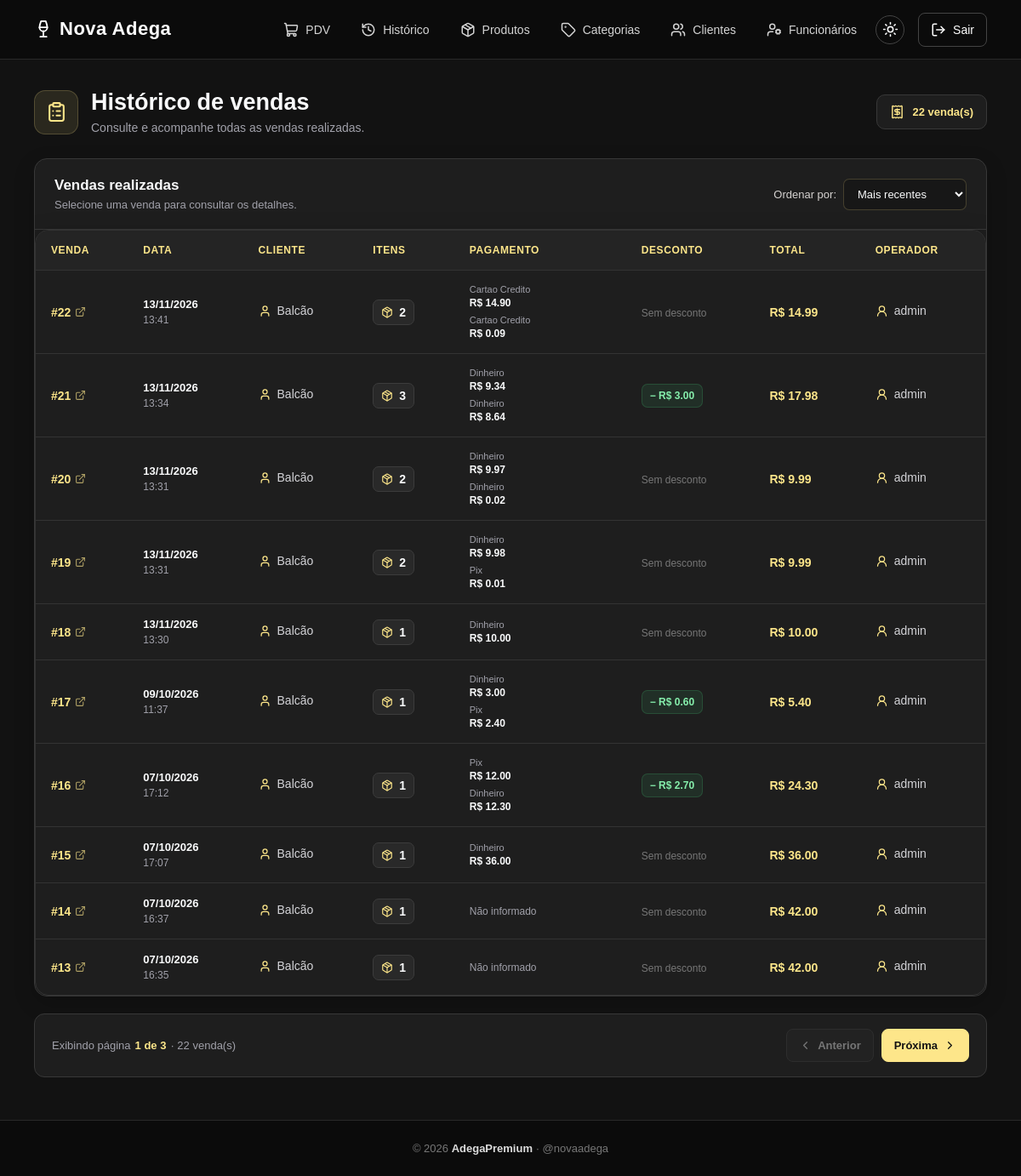
Before: /pdv/historico (signed in) with the older database file.
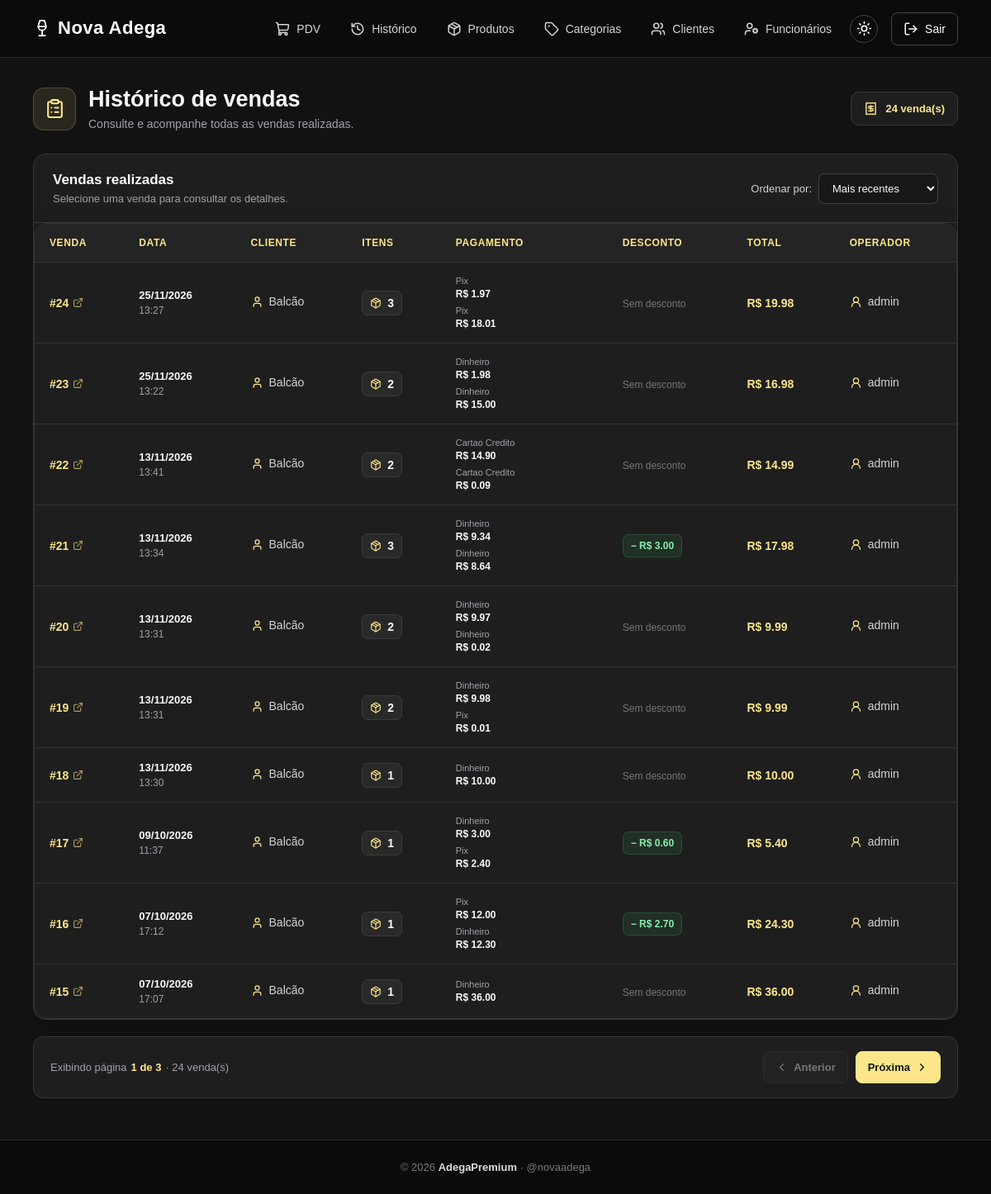
After: the same page with the newer database file.
### app/models/venda.py (models this page shows, shortened)
class Venda(Base):
    __tablename__ = "vendas"
    id = Column(Integer, primary_key=True, index=True)
    cliente_id = Column(
        Integer,
        ForeignKey("clientes.id", ondelete="SET NULL"),
        nullable=True
    )
    usuario_id = Column(
        Integer,
        ForeignKey("usuarios.id", ondelete="SET NULL"),
        nullable=True
    )
    total_bruto = Column(
        Float,
        nullable=False,
        default=0.0
    )
    total_liquido = Column(
        Float,
        nullable=False,
        default=0.0
    )
    desconto = Column(
        Float,
        nullable=False,
        default=0.0
    )
    tipo_desconto = Column(
        String(20),
        nullable=True
    )
    forma_pagamento_1 = Column(
        String(50),
        nullable=True
    )
    valor_pagamento_1 = Column(
        Float,
        nullable=False,
        default=0.0
    )
    forma_pagamento_2 = Column(
        String(50),
        nullable=True
    )
    valor_pagamento_2 = Column(
        Float,
        nullable=False,
        default=0.0
    )
    observacao = Column(
        String(255),
        nullable=True
    )
    criado_em = Column(
        DateTime,
        server_default=func.now()
    )
    cliente = relationship(
        "Cliente",
        back_populates="vendas"
    )
    usuario = relationship(
        "Usuario",
        backref="vendas"
    )
    itens = relationship(
        "ItemVenda",
        back_populates="venda",
        cascade="all, delete-orphan"
    )

### app/models/usuarios.py (models this page shows)
class Usuario(Base):
    __tablename__ = "usuarios"
    id = Column(Integer, primary_key=True, autoincrement=True)
    nome = Column(String(100), nullable=False)
    email = Column(String(150), unique=True, nullable=False)
    senha_hash = Column(String(255), nullable=False)
    role = Column(String(20), nullable=False, default="operador")
    ativo = Column(Boolean, default=True)
    criando_em = Column(DateTime, server_default=func.now())

### app/controllers/pdv_controller.py (the view)
@router.get("/historico")
def historico_vendas(
    request: Request,
    pagina: int = 1,
    ordenar: str = "recentes",
    db: Session = Depends(get_db),
    usuario=Depends(get_usuario_logado)
):
    por_pagina = 10
    pagina = max(1, pagina)
    ordenacoes = {
        "recentes": Venda.criado_em.desc(),
        "antigas": Venda.criado_em.asc(),
        "maior_valor": Venda.total_liquido.desc(),
        "menor_valor": Venda.total_liquido.asc(),
        "cliente_az": Cliente.nome.asc(),
        "cliente_za": Cliente.nome.desc(),
    }
    if ordenar not in ordenacoes:
        ordenar = "recentes"
    total_vendas = db.query(Venda).count()
    total_paginas = max(
        1,
        ceil(total_vendas / por_pagina)
    )
    pagina = min(pagina, total_paginas)
    consulta = db.query(Venda)
    if ordenar in ("cliente_az", "cliente_za"):
        consulta = consulta.outerjoin(
            Cliente,
            Venda.cliente_id == Cliente.id
        )
    vendas = (
        consulta
        .order_by(ordenacoes[ordenar], Venda.id.desc())
        .offset((pagina - 1) * por_pagina)
        .limit(por_pagina)
        .all()
    )
    return templates.TemplateResponse(
        request,
        "pdv/historico.html",
        {
            "request": request,
            "usuario": usuario,
            "vendas": vendas,
            "pagina": pagina,
            "total_paginas": total_paginas,
            "total_vendas": total_vendas,
            "ordenar": ordenar
        }
    )

### app/templates/pdv/historico.html (shortened to what this page needs)
{% extends "base.html" %}
{% block styles %}
<link rel="stylesheet" href="/static/CSS/pdv.css?v=10">
<link rel="stylesheet" href="/static/CSS/historico.css?v=3">
{% endblock %}
{% block content %}
<main class="pdv-container historico-page">
    <header class="historico-header">
        <div class="historico-titulo">
            <div class="historico-icone">
                <i data-lucide="clipboard-list"></i>
            </div>
            <div>
                <h1>Histórico de vendas</h1>
                <p>Consulte e acompanhe todas as vendas realizadas.</p>
            </div>
        </div>
        <div class="historico-contador">
            <i data-lucide="receipt"></i>
            <span>{{ total_vendas }} venda(s)</span>
        </div>
    </header>
    <section class="historico-card">
        <div class="historico-card-header">
            <div>
                <h2>Vendas realizadas</h2>
                <p>Selecione uma venda para consultar os detalhes.</p>
            </div>
            <div class="historico-controles">
                <form
                    method="GET"
                    action="/pdv/historico"
                    class="historico-filtro"
                >
                    <label for="ordenar">
                        Ordenar por:
                    </label>
                    <select
                        name="ordenar"
                        id="ordenar"
                        onchange="this.form.submit()"
                    >
                        <option value="recentes"
                            {% if ordenar == 'recentes' %}selected{% endif %}>
                            Mais recentes
                        </option>
                    </select>
                </form>
            </div>
        </div>
        <div class="pdv-table-container">
            <table class="pdv-table">
                <thead>
                    <tr>
                        <th>Venda</th>
                        <th>Data</th>
                        <th>Cliente</th>
                        <th>Itens</th>
                        <th>Pagamento</th>
                        <th>Desconto</th>
                        <th>Total</th>
                        <th>Operador</th>
                    </tr>
                </thead>
                <tbody>
                    {% for v in vendas %}
                    <tr>
                        <td>
                            <a
                                href="/pdv/venda/{{ v.id }}"
                                class="historico-venda-id"
                            >
                                #{{ v.id }}
                                <i data-lucide="external-link"></i>
                            </a>
                        </td>
                        <td>
                            <div class="historico-data">
                                <strong>
                                    {{ v.criado_em.strftime('%d/%m/%Y') }}
                                </strong>
                                <small>
                                    {{ v.criado_em.strftime('%H:%M') }}
                                </small>
                            </div>
                        </td>
                        <td>
                            <span class="historico-cliente">
                                <i data-lucide="user"></i>
                                {{ v.cliente.nome if v.cliente else "Balcão" }}
                            </span>
                        </td>
                        <td>
                            <span class="historico-itens">
                                <i data-lucide="package"></i>
                                {{ v.itens | length }}
                            </span>
                        </td>
                        <td>
                            <div class="historico-pagamentos">
                                {% if v.forma_pagamento_1 %}
                                <div class="historico-pagamento">
                                    <span>
                                        {{ v.forma_pagamento_1 | replace('_', ' ') | title }}
                                    </span>
                                    <strong>
                                        R$ {{ "%.2f"|format(v.valor_pagamento_1 or 0) }}
                                    </strong>
                                </div>
                                {% endif %}
                                {% if v.forma_pagamento_2 %}
                                <div class="historico-pagamento">
                                    <span>
                                        {{ v.forma_pagamento_2 | replace('_', ' ') | title }}
                                    </span>
                                    <strong>
                                        R$ {{ "%.2f"|format(v.valor_pagamento_2 or 0) }}
                                    </strong>
                                </div>
                                {% endif %}
                                {% if not v.forma_pagamento_1 and not v.forma_pagamento_2 %}
                                <span class="historico-sem-dado">
                                    Não informado
                                </span>
                                {% endif %}
                            </div>
                        </td>
                        <td>
                            {% if v.desconto and v.desconto > 0 %}
                            <span class="historico-desconto">
                                − R$ {{ "%.2f"|format(v.desconto) }}
                            </span>
                            {% else %}
                            <span class="historico-sem-desconto">
                                Sem desconto
                            </span>
                            {% endif %}
                        </td>
                        <td>
                            <strong class="historico-total">
                                R$ {{ "%.2f"|format(v.total_liquido) }}
                            </strong>
                        </td>
                        <td>
                            <span class="historico-operador">
                                <i data-lucide="user-round"></i>
                                {{ v.usuario.nome if v.usuario else "—" }}
                            </span>
                        </td>
                    </tr>
                    {% endfor %}
                </tbody>
            </table>
        </div>
    </section>
    <nav
        class="historico-paginacao"
        aria-label="Paginação do histórico de vendas"
    >
        <div class="historico-paginacao-info">
            <span>Exibindo página</span>
            <strong>
                {{ pagina }} de {{ total_paginas }}
            </strong>
            <span>
                · {{ total_vendas }} venda(s)
            </span>
        </div>
        <div class="historico-paginacao-botoes">
            {% if pagina > 1 %}
            <a
                class="historico-btn-pagina"
                href="/pdv/historico?pagina={{ pagina - 1 }}&ordenar={{ ordenar }}"
            >
                <i data-lucide="chevron-left"></i>
                Anterior
            </a>
            {% else %}
            <span class="historico-btn-pagina desabilitado">
                <i data-lucide="chevron-left"></i>
                Anterior
            </span>
            {% endif %}
            {% if pagina < total_paginas %}
            <a
                class="historico-btn-pagina proxima"
                href="/pdv/historico?pagina={{ pagina + 1 }}&ordenar={{ ordenar }}"
            >
                Próxima
                <i data-lucide="chevron-right"></i>
            </a>
            {% else %}
            <span class="historico-btn-pagina desabilitado">
                Próxima
                <i data-lucide="chevron-right"></i>
            </span>
            {% endif %}
        </div>
    </nav>
</main>
{% endblock %}

### app/templates/base.html (shortened to what this page needs)
<!DOCTYPE html>
<html lang="pt-BR" data-tema="escuro">
<head>
    <link rel="stylesheet" href="/static/CSS/home.css?v=8">
    {% block styles %}{% endblock %}
    <link rel="stylesheet" href="/static/CSS/voltar.css?v=2">
    <link rel="stylesheet" href="/static/CSS/responsivo.css?v=1">
</head>
<body>
    {% block navbar %}
    <header class="navbar">
        <div class="logo">
            <a href="/" class="logo-link">
                <i data-lucide="wine"></i>
                Nova Adega
            </a>
        </div>
        <div class="menu">
            <a href="/pdv/">
                <i data-lucide="shopping-cart"></i>
                PDV
            </a>
            <a href="/pdv/historico/">
                <i data-lucide="history"></i>
                Histórico</a>
            <a href="/produtos/">
                <i data-lucide="package"></i>
                Produtos</a>
            <a href="/categorias/">
                <i data-lucide="tag"></i>
                Categorias</a>
            <a href="/clientes/">
                <i data-lucide="users"></i>
                Clientes</a>
            {% if usuario and usuario.role == "admin" %}
            <a href="/usuarios/">
                <i data-lucide="user-cog"></i>
                Funcionários</a>
            {% endif %}
            <button type="button" id="alternar-tema" class="botao-tema" aria-label="Alternar modo claro ou escuro"
                title="Alternar modo claro/escuro">
            </button>
            <a href="/auth/logout" class="btn-sair">
                <i data-lucide="log-out"></i>
                Sair
            </a>
        </div>
    </header>
    {% endblock %}
    <main class="page-wrapper">
        {% block content %}{% endblock %}
    </main>
    {% block footer %}
    <footer class="footer">
        <p>© 2026 <strong>AdegaPremium</strong> · @novaadega</p>
    </footer>
    {% endblock %}
</body>
</html>

Changed rows visible on the page:
no longer on this page (row unchanged): Venda: id "14", criado_em "07/10/2026", criado_em "16:37", cliente "Balcão", itens|length "1", shows "Não informado", desconto "Sem desconto", total_liquido "42.00", usuario "admin"
no longer on this page (row unchanged): Venda: id "13", criado_em "07/10/2026", criado_em "16:35", cliente "Balcão", itens|length "1", shows "Não informado", desconto "Sem desconto", total_liquido "42.00", usuario "admin"
added Venda: id "24", criado_em "25/11/2026", criado_em "13:27", cliente "Balcão", itens|length "3", forma_pagamento_1 "Pix", valor_pagamento_1 "1.97", forma_pagamento_2 "Pix", valor_pagamento_2 "18.01", desconto "Sem desconto", total_liquido "19.98", usuario "admin"
added Venda: id "23", criado_em "25/11/2026", criado_em "13:22", cliente "Balcão", itens|length "2", forma_pagamento_1 "Dinheiro", valor_pagamento_1 "1.98", forma_pagamento_2 "Dinheiro", valor_pagamento_2 "15.00", desconto "Sem desconto", total_liquido "16.98", usuario "admin"
Other visible differences:
{{ total_vendas }}: "22" → "24"
